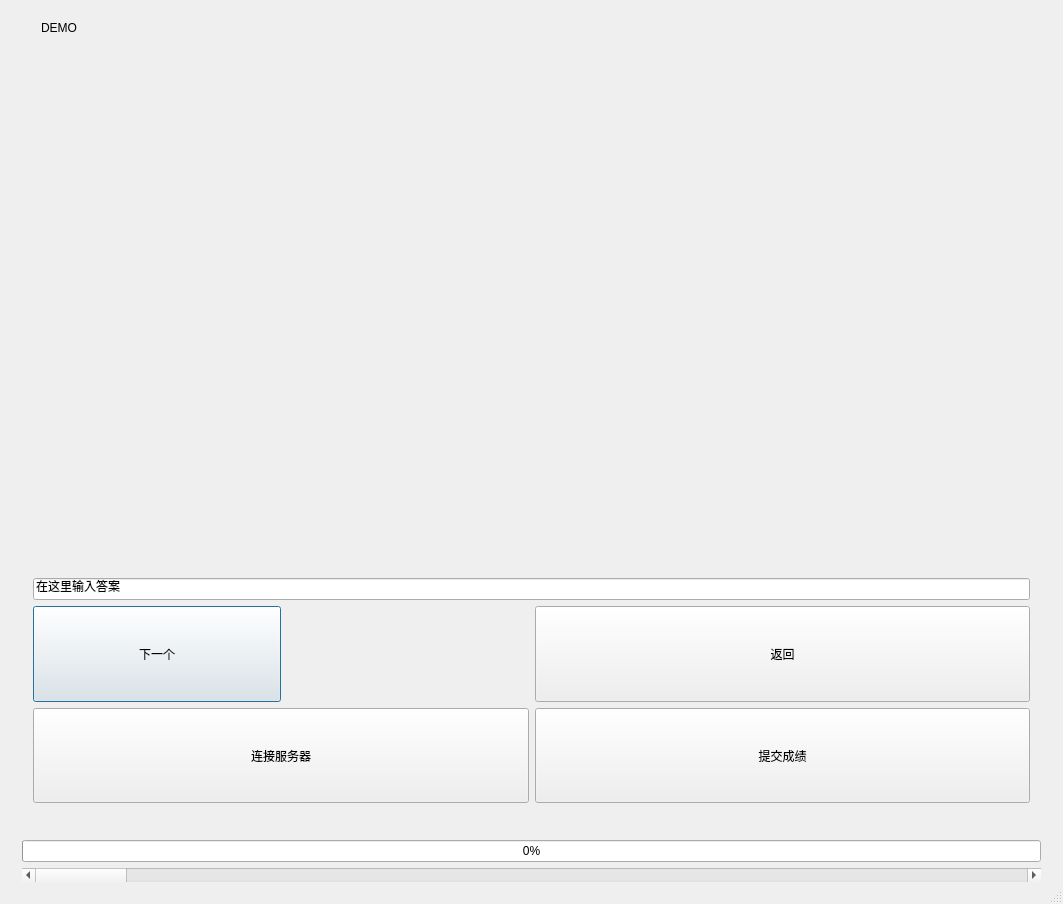
<?xml version="1.0" encoding="UTF-8"?>
<ui version="4.0">
 <class>wrt_window</class>
 <widget class="QDialog" name="wrt_window">
  <property name="geometry">
   <rect>
    <x>0</x>
    <y>0</y>
    <width>1063</width>
    <height>904</height>
   </rect>
  </property>
  <property name="windowTitle">
   <string>wrt_window</string>
  </property>
  <property name="sizeGripEnabled">
   <bool>true</bool>
  </property>
  <layout class="QGridLayout" name="gridLayout_7">
   <item row="0" column="0">
    <widget class="QWidget" name="widget_title" native="true">
     <property name="sizePolicy">
      <sizepolicy hsizetype="Preferred" vsizetype="Fixed">
       <horstretch>0</horstretch>
       <verstretch>0</verstretch>
      </sizepolicy>
     </property>
     <property name="minimumSize">
      <size>
       <width>100</width>
       <height>33</height>
      </size>
     </property>
     <layout class="QHBoxLayout" name="horizontalLayout_2">
      <property name="spacing">
       <number>0</number>
      </property>
      <property name="leftMargin">
       <number>0</number>
      </property>
      <property name="topMargin">
       <number>0</number>
      </property>
      <property name="rightMargin">
       <number>0</number>
      </property>
      <property name="bottomMargin">
       <number>0</number>
      </property>
      <item>
       <widget class="QLabel" name="lab_Ico">
        <property name="sizePolicy">
         <sizepolicy hsizetype="Minimum" vsizetype="Preferred">
          <horstretch>0</horstretch>
          <verstretch>0</verstretch>
         </sizepolicy>
        </property>
        <property name="minimumSize">
         <size>
          <width>30</width>
          <height>0</height>
         </size>
        </property>
        <property name="text">
         <string/>
        </property>
        <property name="alignment">
         <set>Qt::AlignCenter</set>
        </property>
       </widget>
      </item>
      <item>
       <widget class="QLabel" name="lab_Title">
        <property name="sizePolicy">
         <sizepolicy hsizetype="Expanding" vsizetype="Preferred">
          <horstretch>0</horstretch>
          <verstretch>0</verstretch>
         </sizepolicy>
        </property>
        <property name="styleSheet">
         <string notr="true">font: 10pt &quot;微软雅黑&quot;;</string>
        </property>
        <property name="text">
         <string>DEMO</string>
        </property>
        <property name="alignment">
         <set>Qt::AlignLeading|Qt::AlignLeft|Qt::AlignVCenter</set>
        </property>
       </widget>
      </item>
      <item>
       <widget class="QWidget" name="widget_menu" native="true">
        <property name="sizePolicy">
         <sizepolicy hsizetype="Minimum" vsizetype="Preferred">
          <horstretch>0</horstretch>
          <verstretch>0</verstretch>
         </sizepolicy>
        </property>
        <layout class="QHBoxLayout" name="horizontalLayout">
         <property name="spacing">
          <number>0</number>
         </property>
         <property name="leftMargin">
          <number>0</number>
         </property>
         <property name="topMargin">
          <number>0</number>
         </property>
         <property name="rightMargin">
          <number>0</number>
         </property>
         <property name="bottomMargin">
          <number>0</number>
         </property>
         <item>
          <widget class="QPushButton" name="btnMenu">
           <property name="sizePolicy">
            <sizepolicy hsizetype="Minimum" vsizetype="Expanding">
             <horstretch>0</horstretch>
             <verstretch>0</verstretch>
            </sizepolicy>
           </property>
           <property name="minimumSize">
            <size>
             <width>31</width>
             <height>0</height>
            </size>
           </property>
           <property name="cursor">
            <cursorShape>ArrowCursor</cursorShape>
           </property>
           <property name="focusPolicy">
            <enum>Qt::NoFocus</enum>
           </property>
           <property name="toolTip">
            <string>菜单</string>
           </property>
           <property name="text">
            <string/>
           </property>
           <property name="flat">
            <bool>true</bool>
           </property>
          </widget>
         </item>
         <item>
          <widget class="QPushButton" name="btnMenu_Min">
           <property name="sizePolicy">
            <sizepolicy hsizetype="Minimum" vsizetype="Expanding">
             <horstretch>0</horstretch>
             <verstretch>0</verstretch>
            </sizepolicy>
           </property>
           <property name="minimumSize">
            <size>
             <width>31</width>
             <height>0</height>
            </size>
           </property>
           <property name="cursor">
            <cursorShape>ArrowCursor</cursorShape>
           </property>
           <property name="focusPolicy">
            <enum>Qt::NoFocus</enum>
           </property>
           <property name="toolTip">
            <string>最小化</string>
           </property>
           <property name="text">
            <string/>
           </property>
           <property name="flat">
            <bool>true</bool>
           </property>
          </widget>
         </item>
         <item>
          <widget class="QPushButton" name="btnMenu_Max">
           <property name="sizePolicy">
            <sizepolicy hsizetype="Minimum" vsizetype="Expanding">
             <horstretch>0</horstretch>
             <verstretch>0</verstretch>
            </sizepolicy>
           </property>
           <property name="minimumSize">
            <size>
             <width>31</width>
             <height>0</height>
            </size>
           </property>
           <property name="cursor">
            <cursorShape>ArrowCursor</cursorShape>
           </property>
           <property name="focusPolicy">
            <enum>Qt::NoFocus</enum>
           </property>
           <property name="toolTip">
            <string>最大化</string>
           </property>
           <property name="text">
            <string/>
           </property>
           <property name="flat">
            <bool>true</bool>
           </property>
          </widget>
         </item>
         <item>
          <widget class="QPushButton" name="btnMenu_Close">
           <property name="sizePolicy">
            <sizepolicy hsizetype="Minimum" vsizetype="Expanding">
             <horstretch>0</horstretch>
             <verstretch>0</verstretch>
            </sizepolicy>
           </property>
           <property name="minimumSize">
            <size>
             <width>40</width>
             <height>0</height>
            </size>
           </property>
           <property name="cursor">
            <cursorShape>ArrowCursor</cursorShape>
           </property>
           <property name="focusPolicy">
            <enum>Qt::NoFocus</enum>
           </property>
           <property name="toolTip">
            <string>关闭</string>
           </property>
           <property name="text">
            <string/>
           </property>
           <property name="flat">
            <bool>true</bool>
           </property>
          </widget>
         </item>
        </layout>
       </widget>
      </item>
     </layout>
    </widget>
   </item>
   <item row="1" column="0">
    <widget class="QWidget" name="play_main" native="true">
     <property name="styleSheet">
      <string notr="true">font: 10pt &quot;微软雅黑&quot;;</string>
     </property>
     <layout class="QVBoxLayout" name="verticalLayout">
      <item>
       <widget class="QWidget" name="canvas" native="true">
        <property name="minimumSize">
         <size>
          <width>0</width>
          <height>500</height>
         </size>
        </property>
        <property name="cursor">
         <cursorShape>ArrowCursor</cursorShape>
        </property>
        <property name="mouseTracking">
         <bool>false</bool>
        </property>
        <property name="autoFillBackground">
         <bool>true</bool>
        </property>
        <property name="styleSheet">
         <string notr="true"/>
        </property>
       </widget>
      </item>
      <item>
       <widget class="QWidget" name="answerbox" native="true">
        <layout class="QGridLayout" name="gridLayout_6">
         <item row="0" column="0" colspan="2">
          <layout class="QGridLayout" name="gridLayout_5">
           <item row="0" column="0">
            <widget class="QLineEdit" name="lineEdit">
             <property name="text">
              <string>在这里输入答案</string>
             </property>
            </widget>
           </item>
          </layout>
         </item>
         <item row="1" column="0">
          <layout class="QGridLayout" name="gridLayout">
           <item row="1" column="0">
            <widget class="QPushButton" name="next_button">
             <property name="sizePolicy">
              <sizepolicy hsizetype="Expanding" vsizetype="Expanding">
               <horstretch>0</horstretch>
               <verstretch>0</verstretch>
              </sizepolicy>
             </property>
             <property name="minimumSize">
              <size>
               <width>100</width>
               <height>0</height>
              </size>
             </property>
             <property name="maximumSize">
              <size>
               <width>733</width>
               <height>16777215</height>
              </size>
             </property>
             <property name="text">
              <string>下一个</string>
             </property>
            </widget>
           </item>
           <item row="1" column="1">
            <spacer name="horizontalSpacer">
             <property name="orientation">
              <enum>Qt::Horizontal</enum>
             </property>
             <property name="sizeHint" stdset="0">
              <size>
               <width>40</width>
               <height>20</height>
              </size>
             </property>
            </spacer>
           </item>
          </layout>
         </item>
         <item row="1" column="1">
          <layout class="QGridLayout" name="gridLayout_2">
           <item row="0" column="0">
            <widget class="QPushButton" name="back_button">
             <property name="sizePolicy">
              <sizepolicy hsizetype="Expanding" vsizetype="Expanding">
               <horstretch>0</horstretch>
               <verstretch>0</verstretch>
              </sizepolicy>
             </property>
             <property name="minimumSize">
              <size>
               <width>100</width>
               <height>0</height>
              </size>
             </property>
             <property name="maximumSize">
              <size>
               <width>733</width>
               <height>16777215</height>
              </size>
             </property>
             <property name="text">
              <string>返回</string>
             </property>
            </widget>
           </item>
          </layout>
         </item>
         <item row="2" column="0">
          <layout class="QGridLayout" name="gridLayout_3">
           <item row="0" column="0">
            <widget class="QPushButton" name="connect_button">
             <property name="sizePolicy">
              <sizepolicy hsizetype="Expanding" vsizetype="Expanding">
               <horstretch>0</horstretch>
               <verstretch>0</verstretch>
              </sizepolicy>
             </property>
             <property name="minimumSize">
              <size>
               <width>100</width>
               <height>0</height>
              </size>
             </property>
             <property name="maximumSize">
              <size>
               <width>733</width>
               <height>16777215</height>
              </size>
             </property>
             <property name="text">
              <string>连接服务器</string>
             </property>
            </widget>
           </item>
          </layout>
         </item>
         <item row="2" column="1">
          <layout class="QGridLayout" name="gridLayout_4">
           <item row="0" column="0">
            <widget class="QPushButton" name="subbmit_button">
             <property name="sizePolicy">
              <sizepolicy hsizetype="Expanding" vsizetype="Expanding">
               <horstretch>0</horstretch>
               <verstretch>0</verstretch>
              </sizepolicy>
             </property>
             <property name="maximumSize">
              <size>
               <width>733</width>
               <height>16777215</height>
              </size>
             </property>
             <property name="text">
              <string>提交成绩</string>
             </property>
            </widget>
           </item>
          </layout>
         </item>
        </layout>
       </widget>
      </item>
      <item>
       <widget class="QLabel" name="label">
        <property name="text">
         <string/>
        </property>
       </widget>
      </item>
      <item>
       <widget class="QProgressBar" name="progressBar">
        <property name="value">
         <number>0</number>
        </property>
       </widget>
      </item>
      <item>
       <widget class="QScrollBar" name="horizontalScrollBar">
        <property name="orientation">
         <enum>Qt::Horizontal</enum>
        </property>
       </widget>
      </item>
     </layout>
    </widget>
   </item>
  </layout>
 </widget>
 <layoutdefault spacing="6" margin="11"/>
 <resources/>
 <connections/>
</ui>
